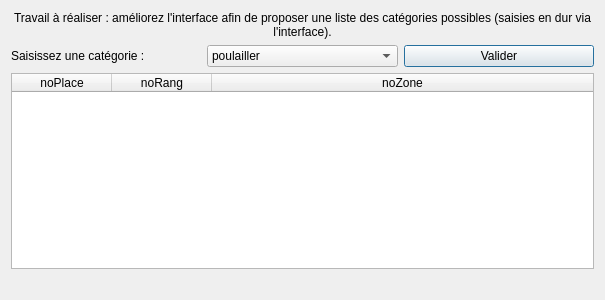
<?xml version="1.0" encoding="UTF-8"?>
<ui version="4.0">
 <class>fct_comp_1</class>
 <widget class="QDialog" name="fct_comp_1">
  <property name="geometry">
   <rect>
    <x>0</x>
    <y>0</y>
    <width>605</width>
    <height>300</height>
   </rect>
  </property>
  <property name="windowTitle">
   <string>Liste des places d'une catégorie (version 1)</string>
  </property>
  <property name="windowOpacity">
   <double>9.000000000000000</double>
  </property>
  <layout class="QVBoxLayout" name="verticalLayout">
   <item>
    <widget class="QLabel" name="label">
     <property name="text">
      <string>Travail à réaliser : améliorez l'interface afin de proposer une liste des catégories possibles (saisies en dur via l'interface).</string>
     </property>
     <property name="alignment">
      <set>Qt::AlignCenter</set>
     </property>
     <property name="wordWrap">
      <bool>true</bool>
     </property>
    </widget>
   </item>
   <item>
    <layout class="QHBoxLayout" name="horizontalLayout">
     <item>
      <widget class="QLabel" name="label_3">
       <property name="text">
        <string>Saisissez une catégorie :</string>
       </property>
      </widget>
     </item>
     <item>
      <widget class="QComboBox" name="comboBox">
       <item>
        <property name="text">
         <string>poulailler</string>
        </property>
       </item>
       <item>
        <property name="text">
         <string>balcon</string>
        </property>
       </item>
       <item>
        <property name="text">
         <string>orchestre</string>
        </property>
       </item>
      </widget>
     </item>
     <item>
      <widget class="QPushButton" name="pushButton_fct_comp_1">
       <property name="cursor">
        <cursorShape>ArrowCursor</cursorShape>
       </property>
       <property name="text">
        <string>Valider</string>
       </property>
       <property name="autoRepeatInterval">
        <number>95</number>
       </property>
      </widget>
     </item>
    </layout>
   </item>
   <item>
    <widget class="QTableWidget" name="table_fct_comp_1">
     <attribute name="horizontalHeaderMinimumSectionSize">
      <number>50</number>
     </attribute>
     <attribute name="horizontalHeaderStretchLastSection">
      <bool>true</bool>
     </attribute>
     <attribute name="verticalHeaderVisible">
      <bool>false</bool>
     </attribute>
     <column>
      <property name="text">
       <string>noPlace</string>
      </property>
     </column>
     <column>
      <property name="text">
       <string>noRang</string>
      </property>
     </column>
     <column>
      <property name="text">
       <string>noZone</string>
      </property>
     </column>
    </widget>
   </item>
   <item>
    <widget class="QLabel" name="label_fct_comp_1">
     <property name="text">
      <string/>
     </property>
     <property name="alignment">
      <set>Qt::AlignCenter</set>
     </property>
    </widget>
   </item>
  </layout>
 </widget>
 <resources/>
 <connections>
  <connection>
   <sender>pushButton_fct_comp_1</sender>
   <signal>clicked()</signal>
   <receiver>fct_comp_1</receiver>
   <slot>refreshResult()</slot>
   <hints>
    <hint type="sourcelabel">
     <x>351</x>
     <y>51</y>
    </hint>
    <hint type="destinationlabel">
     <x>444</x>
     <y>134</y>
    </hint>
   </hints>
  </connection>
 </connections>
 <slots>
  <slot>refreshResult()</slot>
 </slots>
</ui>
